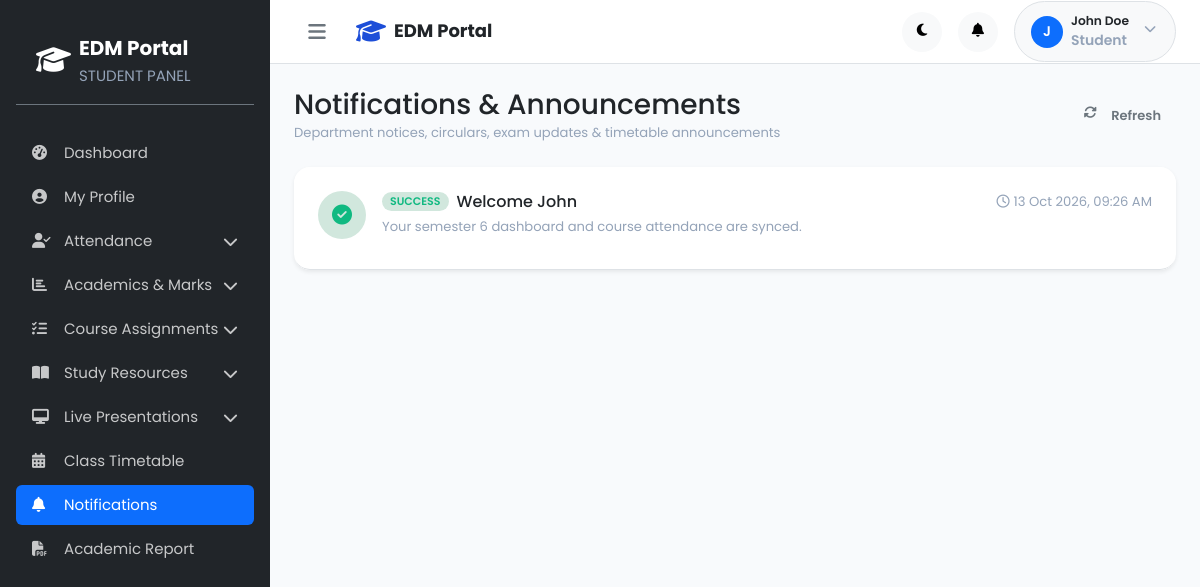
Screenshot of /student/notifications.php (signed in) with the database file from the repository.
### tables this page shows
CREATE TABLE `notifications` (
  `id` int(10) UNSIGNED NOT NULL,
  `user_id` int(10) UNSIGNED NOT NULL,
  `title` varchar(255) NOT NULL,
  `message` text NOT NULL,
  `type` enum('info','success','warning','danger','assignment','attendance','presentation','booking','material') NOT NULL DEFAULT 'info',
  `link` varchar(255) DEFAULT NULL,
  `is_read` tinyint(1) NOT NULL DEFAULT 0,
  `created_by` int(10) UNSIGNED DEFAULT NULL,
  `created_at` timestamp NOT NULL DEFAULT current_timestamp()
);

### student/notifications.php (the view, shortened to what this page needs)
<?php
$userId = $_SESSION['user_id'] ?? 0;
$db = getDB();
$notifStmt = $db->prepare("
    SELECT * FROM notifications
    WHERE user_id = ? OR user_id = 0
    ORDER BY created_at DESC
");
$notifStmt->execute([$userId]);
$notifications = $notifStmt->fetchAll();
require_once __DIR__ . '/../includes/header.php';
?>
<div class="d-flex" id="wrapper">
    <?php require_once __DIR__ . '/../includes/sidebar.php'; ?>
    <div id="page-content-wrapper" class="w-100">
        <?php require_once __DIR__ . '/../includes/navbar.php'; ?>
        <div class="container-fluid p-4">
            <div class="d-flex justify-content-between align-items-center mb-4 flex-wrap gap-2">
                <div>
                    <h1 class="h3 font-weight-bold text-dark mb-0">Notifications & Announcements</h1>
                    <p class="text-muted small mb-0">Department notices, circulars, exam updates & timetable announcements</p>
                </div>
                <button type="button" class="btn btn-outline-secondary rounded-pill btn-sm" onclick="location.reload()">
                    <i class="fas fa-sync-alt me-1"></i> Refresh
                </button>
            </div>
            <div class="card border-0 shadow-sm" style="border-radius: 16px;">
                <div class="card-body p-0">
                    <div class="list-group list-group-flush" style="border-radius: 16px;">
                        <?php if (empty($notifications)): ?>
                            <div class="p-5 text-center text-muted">
                                <i class="fas fa-bell-slash display-4 mb-3 d-block text-muted opacity-50"></i>
                                <h5 class="h6 font-weight-bold text-dark mb-1">No notifications yet</h5>
                                <p class="text-muted small mb-0">You're all caught up! New circulars and alerts will appear here.</p>
                            </div>
                        <?php else: ?>
                            <?php foreach ($notifications as $n):
                                $type = $n['type'] ?? 'info';
                                $icon = 'fa-bullhorn';
                                $bgClass = 'bg-primary-subtle text-primary';
                                switch ($type) {
                                    case 'success':
                                        $icon = 'fa-check-circle';
                                        $bgClass = 'bg-success-subtle text-success';
                                        break;
                                }
                            ?>
                                <div class="list-group-item p-4 border-bottom">
                                    <div class="d-flex align-items-start">
                                        <div class="rounded-circle <?= $bgClass ?> p-3 me-3 flex-shrink-0 d-flex align-items-center justify-content-center" style="width: 48px; height: 48px; font-size: 20px;">
                                            <i class="fas <?= $icon ?>"></i>
                                        </div>
                                        <div class="w-100">
                                            <div class="d-flex justify-content-between align-items-center mb-1 flex-wrap gap-2">
                                                <div class="d-flex align-items-center gap-2">
                                                    <span class="badge <?= $bgClass ?> text-uppercase px-2 py-1" style="font-size: 11px;">
                                                        <?= htmlspecialchars($type) ?>
                                                    </span>
                                                    <h5 class="h6 font-weight-bold text-dark mb-0"><?= htmlspecialchars($n['title']) ?></h5>
                                                </div>
                                                <span class="text-muted small">
                                                    <i class="far fa-clock me-1"></i><?= date('d M Y, h:i A', strtotime($n['created_at'])) ?>
                                                </span>
                                            </div>
                                            <p class="text-muted small mb-2"><?= nl2br(htmlspecialchars($n['message'])) ?></p>
                                        </div>
                                    </div>
                                </div>
                            <?php endforeach; ?>
                        <?php endif; ?>
                    </div>
                </div>
            </div>
        </div>
    </div>
</div>
<?php require_once __DIR__ . '/../includes/footer.php'; ?>

### assets/css/style.css (style rules this page uses)
:root { --primary: #1D4ED8; --primary-light: #3B82F6; --primary-lighter: #93C5FD; --primary-lightest: #DBEAFE; --primary-dark: #1E40AF; --primary-darker: #1E3A8A; --accent: #06B6D4; --accent-light: #22D3EE; --accent-lighter: #A5F3FC; --accent-dark: #0891B2; --gray-50: #F8FAFC; --gray-100: #F1F5F9; --gray-200: #E2E8F0; --gray-300: #CBD5E1; --gray-400: #94A3B8; --gray-500: #64748B; --gray-600: #475569; --gray-700: #334155; --gray-800: #1E293B; --gray-900: #0F172A; --success: #10B981; --success-light: #D1FAE5; --warning: #F59E0B; --warning-light: #FEF3C7; --danger: #EF4444; --danger-light: #FEE2E2; --info: #3B82F6; --info-light: #DBEAFE; --bg-body: #F8FAFC; --bg-card: #FFFFFF; --bg-sidebar: #0F172A; --bg-navbar: #FFFFFF; --bg-input: #FFFFFF; --text-primary: #0F172A; --text-secondary: #475569; --text-muted: #94A3B8; --text-white: #FFFFFF; --text-link: #1D4ED8; --border-color: #E2E8F0; --border-radius: 12px; --border-radius-sm: 8px; --border-radius-lg: 16px; --border-radius-xl: 24px; --border-radius-full: 9999px; --shadow-xs: 0 1px 2px rgba(0, 0, 0, 0.05); --shadow-sm: 0 1px 3px rgba(0, 0, 0, 0.1), 0 1px 2px rgba(0, 0, 0, 0.06); --shadow-md: 0 4px 6px -1px rgba(0, 0, 0, 0.1), 0 2px 4px -2px rgba(0, 0, 0, 0.1); --shadow-lg: 0 10px 15px -3px rgba(0, 0, 0, 0.1), 0 4px 6px -4px rgba(0, 0, 0, 0.1); --shadow-xl: 0 20px 25px -5px rgba(0, 0, 0, 0.1), 0 8px 10px -6px rgba(0, 0, 0, 0.1); --shadow-glow: 0 0 20px rgba(29, 78, 216, 0.15); --sidebar-width: 270px; --sidebar-collapsed-width: 72px; --navbar-height: 64px; --transition-fast: 150ms ease; --transition-base: 250ms ease; --transition-slow: 400ms cubic-bezier(0.4, 0, 0.2, 1); --font-family: 'Poppins', -apple-system, BlinkMacSystemFont, 'Segoe UI', sans-serif; }
*, *::before, *::after { margin: 0; padding: 0; box-sizing: border-box; }
html { font-size: 16px; scroll-behavior: smooth; -webkit-font-smoothing: antialiased; -moz-osx-font-smoothing: grayscale; }
body { font-family: var(--font-family); font-size: 0.9375rem; font-weight: 400; line-height: 1.6; color: var(--text-primary); background-color: var(--bg-body); overflow-x: hidden; }
button { cursor: pointer; font-family: var(--font-family); border: none; background: none; outline: none; }
h1, h2, h3, h4, h5, h6 { font-weight: 600; line-height: 1.3; color: var(--text-primary); }
h1 { font-size: 1.875rem; }
h5 { font-size: 1rem; }
p { margin-bottom: 0.75rem; color: var(--text-secondary); }
.text-success { color: var(--success) !important; }
.text-muted { color: var(--text-muted) !important; }
#wrapper, .app-wrapper { display: flex; width: 100%; min-height: 100vh; position: relative; overflow-x: hidden; background-color: var(--bg-body, #F8FAFC); }
#page-content-wrapper, .main-content { flex: 1; min-width: 0; margin-left: var(--sidebar-width) !important; padding-top: var(--navbar-height) !important; width: calc(100% - var(--sidebar-width)) !important; min-height: 100vh; transition: margin-left var(--transition-slow), width var(--transition-slow); background-color: var(--bg-body, #F8FAFC); }
.badge { display: inline-flex; align-items: center; gap: 4px; padding: 4px 10px; border-radius: var(--border-radius-full); font-size: 0.75rem; font-weight: 600; line-height: 1; white-space: nowrap; }
.btn { display: inline-flex; align-items: center; justify-content: center; gap: 8px; padding: 10px 20px; border-radius: var(--border-radius-sm); font-family: var(--font-family); font-size: 0.875rem; font-weight: 600; line-height: 1.5; text-align: center; cursor: pointer; border: 1px solid transparent; transition: all var(--transition-fast); white-space: nowrap; }
.btn i { width: 18px; height: 18px; }
.btn-sm { padding: 6px 14px; font-size: 0.8125rem; }
.card { background: var(--bg-card); border: 1px solid var(--border-color); border-radius: var(--border-radius); box-shadow: var(--shadow-xs); transition: all var(--transition-base); overflow: hidden; }
.card-body { padding: 20px; }
:root { --bs-backdrop-zindex: 10500; --bs-modal-zindex: 10550; }
.d-flex { display: flex; }
.flex-wrap { flex-wrap: wrap; }
body, .card, .navbar, #main-navbar, .sidebar, #sidebar, .table, .form-control, .form-select, .dropdown-menu, .modal-content, .list-group-item { transition: background-color 0.22s ease, border-color 0.22s ease, color 0.22s ease; }

### rows the page displays
notifications: type "SUCCESS", title "Welcome John", created_at "13 Oct 2026, 09:26 AM", message "Your semester 6 dashboard and course attendance are synced."

### other values shown
$currentRole "STUDENT"
$item['label'] "Dashboard"
$item['label'] "My Profile"
$item['label'] "Attendance"
$item['label'] "Academics & Marks"
$item['label'] "Course Assignments"
$item['label'] "Study Resources"
$item['label'] "Live Presentations"
$item['label'] "Class Timetable"
$item['label'] "Notifications"
$item['label'] "Academic Report"
substr($userName, 0, 1) "J"
$userName "John Doe"
$currentRole "Student"
